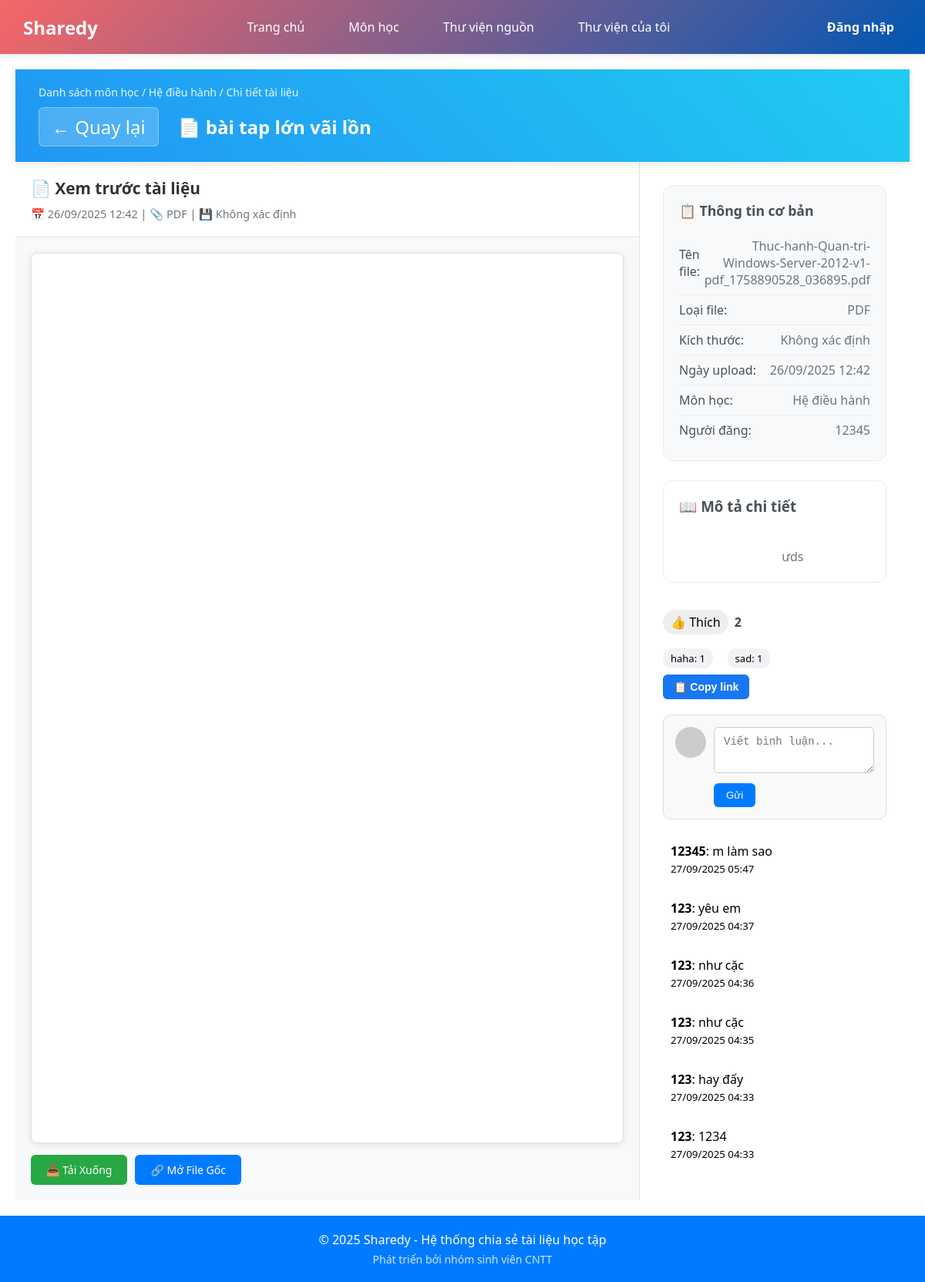
Page /index.php?page=chitiettailieu&id=16 on the committed database.
### tables this page shows
CREATE TABLE `bai_chia_se` (
  `id` int NOT NULL AUTO_INCREMENT,
  `loai` enum('tai_lieu','bai_viet') NOT NULL,
  `tieu_de` varchar(200) NOT NULL,
  `mo_ta` text,
  `file_upload` varchar(255) DEFAULT NULL,
  `link_host` varchar(255) DEFAULT NULL,
  `link_source` varchar(255) DEFAULT NULL,
  `cong_nghe` varchar(255) DEFAULT NULL,
  `id_mon_hoc` int DEFAULT NULL,
  `id_danh_muc` int DEFAULT NULL,
  `id_nguoi_dung` int NOT NULL,
  `ngay_tao` timestamp NOT NULL DEFAULT CURRENT_TIMESTAMP,
  `ngay_cap_nhat` timestamp NULL DEFAULT NULL,
  `tom_tat` text,
  `tong_reaction` int DEFAULT '0',
  PRIMARY KEY (`id`),
  KEY `id_mon_hoc` (`id_mon_hoc`) /*!80000 INVISIBLE */,
  KEY `id_danh_muc` (`id_danh_muc`),
  KEY `bai_chia_se_ibfk_3` (`id_nguoi_dung`),
  CONSTRAINT `bai_chia_se_ibfk_1` FOREIGN KEY (`id_mon_hoc`) REFERENCES `mon_hoc` (`id`),
  CONSTRAINT `bai_chia_se_ibfk_2` FOREIGN KEY (`id_danh_muc`) REFERENCES `danh_muc` (`id`),
  CONSTRAINT `bai_chia_se_ibfk_3` FOREIGN KEY (`id_nguoi_dung`) REFERENCES `nguoi_dung` (`id`)
);

CREATE TABLE `mon_hoc` (
  `id` int NOT NULL AUTO_INCREMENT,
  `ten_mon` varchar(100) NOT NULL,
  `mo_ta` text,
  PRIMARY KEY (`id`)
);

CREATE TABLE `nguoi_dung` (
  `id` int NOT NULL AUTO_INCREMENT,
  `ten_dang_nhap` varchar(50) NOT NULL,
  `email` varchar(100) NOT NULL,
  `mat_khau` varchar(255) NOT NULL,
  `remember_token` varchar(64) DEFAULT NULL,
  `ho_ten` varchar(100) DEFAULT NULL,
  `vai_tro` enum('quan_tri_vien','nguoi_dung','khach') DEFAULT 'khach',
  `ngay_tao` timestamp NULL DEFAULT CURRENT_TIMESTAMP,
  `ngay_cap_nhat` timestamp NULL DEFAULT CURRENT_TIMESTAMP ON UPDATE CURRENT_TIMESTAMP,
  `trang_thai` enum('hoạt_dong','khoa') DEFAULT NULL,
  `ma_xac_minh` varchar(6) DEFAULT NULL,
  `da_xac_minh` tinyint(1) DEFAULT '0',
  PRIMARY KEY (`id`),
  UNIQUE KEY `ten_dang_nhap` (`ten_dang_nhap`),
  UNIQUE KEY `email` (`email`)
);

CREATE TABLE `binh_luan` (
  `id` int NOT NULL AUTO_INCREMENT,
  `id_bai_chia_se` int DEFAULT NULL,
  `id_nguoi_dung` int DEFAULT NULL,
  `noi_dung` text,
  `ngay_tao` timestamp NULL DEFAULT CURRENT_TIMESTAMP,
  PRIMARY KEY (`id`),
  KEY `id_bai_chia_se` (`id_bai_chia_se`),
  KEY `id_nguoi_dung` (`id_nguoi_dung`),
  CONSTRAINT `binh_luan_ibfk_1` FOREIGN KEY (`id_bai_chia_se`) REFERENCES `bai_chia_se` (`id`),
  CONSTRAINT `binh_luan_ibfk_2` FOREIGN KEY (`id_nguoi_dung`) REFERENCES `nguoi_dung` (`id`)
);

### config/ketNoiDB.php (called while the page is built, shortened)
<?php
function lam_sach_chuoi($chuoi)
{
    return htmlspecialchars(trim($chuoi), ENT_QUOTES, 'UTF-8');
}
function dinh_dang_ngay($ngay)
{
    return date('d/m/Y H:i', strtotime($ngay));
}
function lay_tong_reaction($pdo, $id_bai)
{
    $sql = "SELECT COUNT(*) as tong FROM reaction WHERE id_bai_chia_se = ?";
    $stmt = $pdo->prepare($sql);
    $stmt->execute([$id_bai]);
    $row = $stmt->fetch();
    return $row ? $row['tong'] : 0;
}
function lay_chi_tiet_reaction($pdo, $id_bai)
{
    $sql = "SELECT loai_cam_xuc, COUNT(*) as so_luong
            FROM reaction
            WHERE id_bai_chia_se = ?
            GROUP BY loai_cam_xuc";
    $stmt = $pdo->prepare($sql);
    $stmt->execute([$id_bai]);
    $rows = $stmt->fetchAll();
    $ketqua = [
        'like' => 0,
        'love' => 0,
        'care' => 0,
        'haha' => 0,
        'wow' => 0,
        'sad' => 0,
        'angry' => 0
    ];
    foreach ($rows as $row) {
        $ketqua[$row['loai_cam_xuc']] = $row['so_luong'];
    }
    return $ketqua;
}

### src/Views/chiTietTaiLieu.php (the view, shortened to what this page needs)
<?php
include __DIR__ . '/../../config/ketNoiDB.php';
$id_tai_lieu = isset($_GET['id']) ? (int)$_GET['id'] : 0;
try {
    $sql = "SELECT bcs.*, mh.ten_mon, nd.ho_ten as ten_nguoi_dang, nd.email as email_nguoi_dang
            FROM bai_chia_se bcs
            LEFT JOIN mon_hoc mh ON bcs.id_mon_hoc = mh.id
            LEFT JOIN nguoi_dung nd ON bcs.id_nguoi_dung = nd.id
            WHERE bcs.id = :id_tai_lieu AND bcs.loai = 'tai_lieu'";
    $stmt = $pdo->prepare($sql);
    $stmt->execute([':id_tai_lieu' => $id_tai_lieu]);
    $tai_lieu = $stmt->fetch();
} catch (PDOException $e) {
    die("Lỗi truy vấn: " . $e->getMessage());
}
function tao_url_preview($duong_dan_file)
{
    $base_url = 'http://' . $_SERVER['HTTP_HOST'] . dirname($_SERVER['PHP_SELF']) . '/';
    $file_url = $base_url . $duong_dan_file;
    return 'https://docs.google.com/viewer?url=' . urlencode($file_url) . '&embedded=true';
}
function lay_icon_file($duong_dan_file)
{
    $duoi_file = strtolower(pathinfo($duong_dan_file, PATHINFO_EXTENSION));
    switch ($duoi_file) {
        case 'pdf':
            return '📄';
    }
}
function tinh_kich_thuoc_file($duong_dan_file)
{
    return 'Không xác định';
}
?>
<!DOCTYPE html>
<html lang="vi">
<head>
</head>
<body>
    <div class="container">
        <div class="header">
            <div class="breadcrumb">
                <a href="index.php?page=monhoc">Danh sách môn học</a> /
                <a href="index.php?page=tailieumon&id_mon_hoc=<?php echo $tai_lieu['id_mon_hoc']; ?>">
                    <?php echo lam_sach_chuoi($tai_lieu['ten_mon']); ?>
                </a> /
                Chi tiết tài liệu
            </div>
            <div class="header-title">
                <a href="index.php?page=tailieumon&id_mon_hoc=<?php echo $tai_lieu['id_mon_hoc']; ?>"
                    class="back-btn">
                    ← Quay lại
                </a>
                <?php echo lay_icon_file($tai_lieu['file_upload']); ?>
                <?php echo lam_sach_chuoi($tai_lieu['tieu_de']); ?>
            </div>
        </div>
        <div class="main-content">
            <div class="preview-section">
                <div class="preview-header">
                    <div class="preview-title">
                        <?php echo lay_icon_file($tai_lieu['file_upload']); ?>
                        Xem trước tài liệu
                    </div>
                    <div class="preview-meta">
                        📅 <?php echo dinh_dang_ngay($tai_lieu['ngay_tao']); ?> |
                        📎 <?php echo strtoupper(pathinfo($tai_lieu['file_upload'], PATHINFO_EXTENSION)); ?> |
                        💾 <?php echo tinh_kich_thuoc_file($tai_lieu['file_upload']); ?>
                    </div>
                </div>
                <div class="preview-container">
                    <iframe id="preview-iframe"
                        class="preview-iframe"
                        src="<?php echo tao_url_preview($tai_lieu['file_upload']); ?>"
                        style="display: none;"
                        onload="hien_thi_preview()">
                    </iframe>
                    <div class="preview-actions">
                        <a href="<?php echo $tai_lieu['file_upload']; ?>"
                            class="btn btn-success"
                            download
                            target="_blank">
                            📥 Tải Xuống
                        </a>
                        <a href="<?php echo $tai_lieu['file_upload']; ?>"
                            class="btn btn-primary"
                            target="_blank">
                            🔗 Mở File Gốc
                        </a>
                    </div>
                </div>
            </div>
            <div class="details-section">
                <div class="details-content">
                    <div class="info-card">
                        <h3>📋 Thông tin cơ bản</h3>
                        <div class="info-item">
                            <span class="info-label">Tên file:</span>
                            <span class="info-value">
                                <?php echo basename($tai_lieu['file_upload']); ?>
                            </span>
                        </div>
                        <div class="info-item">
                            <span class="info-label">Loại file:</span>
                            <span class="info-value">
                                <?php echo strtoupper(pathinfo($tai_lieu['file_upload'], PATHINFO_EXTENSION)); ?>
                            </span>
                        </div>
                        <div class="info-item">
                            <span class="info-label">Kích thước:</span>
                            <span class="info-value">
                                <?php echo tinh_kich_thuoc_file($tai_lieu['file_upload']); ?>
                            </span>
                        </div>
                        <div class="info-item">
                            <span class="info-label">Ngày upload:</span>
                            <span class="info-value">
                                <?php echo dinh_dang_ngay($tai_lieu['ngay_tao']); ?>
                            </span>
                        </div>
                        <div class="info-item">
                            <span class="info-label">Môn học:</span>
                            <span class="info-value">
                                <?php echo lam_sach_chuoi($tai_lieu['ten_mon']); ?>
                            </span>
                        </div>
                        <?php if (!empty($tai_lieu['ten_nguoi_dang'])): ?>
                            <div class="info-item">
                                <span class="info-label">Người đăng:</span>
                                <span class="info-value">
                                    <?php echo lam_sach_chuoi($tai_lieu['ten_nguoi_dang']); ?>
                                </span>
                            </div>
                        <?php endif; ?>
                    </div>
                    <?php if (!empty($tai_lieu['mo_ta'])): ?>
                        <div class="description-section">
                            <h3>📖 Mô tả chi tiết</h3>
                            <div class="description-text">
                                <?php echo lam_sach_chuoi($tai_lieu['mo_ta']); ?>
                            </div>
                        </div>
                        <div class="reaction-box" data-id="<?php echo $tai_lieu['id']; ?>">
                            <div class="like-button">
                                👍 <span class="like-text">Thích</span>
                            </div>
                            <span class="reaction-count">
                                <?php echo lay_tong_reaction($pdo, $tai_lieu['id']); ?>
                            </span>
                        </div>
                        <?php
                        $chiTiet = lay_chi_tiet_reaction($pdo, $tai_lieu['id']);
                        ?>
                        <div class="reaction-detail">
                            <?php foreach ($chiTiet as $loai => $sl): ?>
                                <?php if ($sl > 0): ?>
                                    <span class="reaction-item">
                                        <?= htmlspecialchars($loai) ?>: <?= $sl ?>
                                    </span>
                                <?php endif; ?>
                            <?php endforeach; ?>
                        </div>
                        <button class="share-btn" onclick="copyLink()">📋 Copy link</button>
                        <?php
                        $id_bai_chia_se = (int)($_GET['id'] ?? 0);
                        $sql = "SELECT bl.id, bl.noi_dung, bl.ngay_tao, bl.id_nguoi_dung, nd.ho_ten
        FROM binh_luan bl
        JOIN nguoi_dung nd ON bl.id_nguoi_dung = nd.id
        WHERE bl.id_bai_chia_se = :id_bai_chia_se
        ORDER BY bl.ngay_tao DESC";
                        $stmt = $pdo->prepare($sql);
                        $stmt->execute([':id_bai_chia_se' => $id_bai_chia_se]);
                        $comments = $stmt->fetchAll();
                        ?>
                        <div class="comment-box">
                            <img src="https://i.pravatar.cc/40" alt="Avatar" class="comment-avatar">
                            <div class="comment-content">
                                <form method="POST" action="comment.php">
                                    <textarea name="noi_dung" class="comment-input" placeholder="Viết bình luận..." required></textarea>
                                    <button type="submit" class="comment-send">Gửi</button>
                                </form>
                            </div>
                        </div>
                        <div class="comment-list">
                            <?php foreach ($comments as $c): ?>
                                <div class="comment-item">
                                    <b><?php echo htmlspecialchars($c['ho_ten']); ?></b>:
                                    <?php echo nl2br(htmlspecialchars($c['noi_dung'])); ?>
                                    <br>
                                    <small><?php echo dinh_dang_ngay($c['ngay_tao']); ?></small>
                                </div>
                            <?php endforeach; ?>
                        </div>
                </div>
            </div>
        <?php endif; ?>
        </div>
    </div>
</body>
</html>

### src/Views/layout.php (style rules this page uses)
* { margin: 0; padding: 0; box-sizing: border-box; }
body { font-family: 'Segoe UI', Tahoma, Geneva, Verdana, sans-serif; background-color: #f4f4f4ff; }
.container { justify-content: center; align-items: center; min-height: calc(100vh - 60px); background-image: url(https://static.tramdoc.vn/image/img.news/0/0/0/8341.jpg?v=1&w=300&h=200&nocache=1); padding: 20px; background-size: cover; background-position: center; background-repeat: no-repeat; }

### rows in the picture
bai_chia_se: id_mon_hoc.ten_mon "Hệ điều hành", file_upload "📄", tieu_de "bài tap lớn vãi lồn", ngay_tao "26/09/2025 12:42", file_upload "PDF", file_upload "Không xác định", file_upload "Thuc-hanh-Quan-tri-Windows-Server-2012-v1-pdf_1758890528_036895.pdf", id_nguoi_dung.ho_ten "12345", mo_ta "ưds"
binh_luan: id_nguoi_dung.ho_ten "12345", noi_dung "m làm sao", ngay_tao "27/09/2025 05:47"
binh_luan: id_nguoi_dung.ho_ten "123", noi_dung "yêu em", ngay_tao "27/09/2025 04:37"
binh_luan: id_nguoi_dung.ho_ten "123", noi_dung "như cặc", ngay_tao "27/09/2025 04:36"
binh_luan: id_nguoi_dung.ho_ten "123", noi_dung "như cặc", ngay_tao "27/09/2025 04:35"
binh_luan: id_nguoi_dung.ho_ten "123", noi_dung "hay đấy", ngay_tao "27/09/2025 04:33"
binh_luan: id_nguoi_dung.ho_ten "123", noi_dung "1234", ngay_tao "27/09/2025 04:33"

### other values in the picture
lay_tong_reaction($pdo, $tai_lieu['id']) "2"
$loai "haha"
$sl "1"
$loai "sad"
